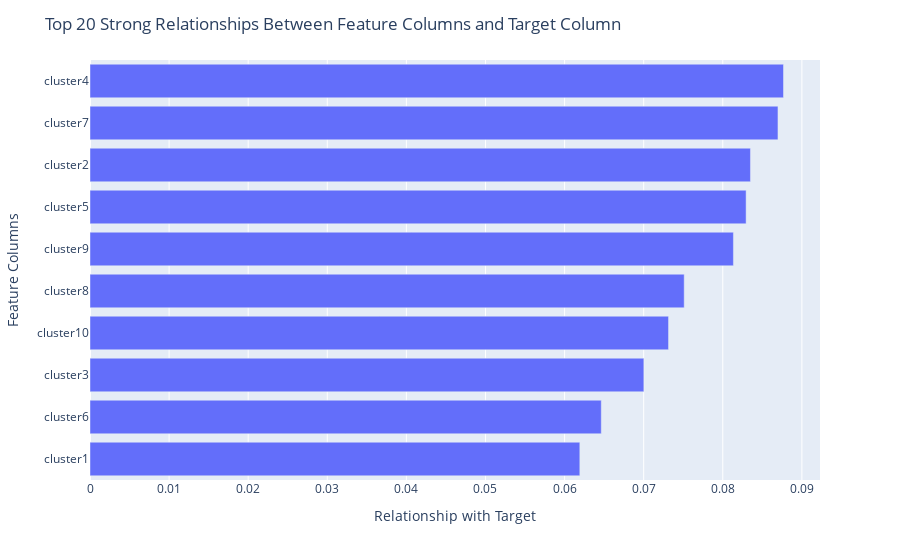

The notebook cell saved with this chart:
### Code cell
import plotly.figure_factory as ff
import plotly.express as px

top = 20
fig = px.bar(mi_scores, x=mi_scores.values[:top], y=mi_scores.index[:top])
fig.update_layout(
    title=f"Top {top} Strong Relationships Between Feature Columns and Target Column",
    xaxis_title="Relationship with Target",
    yaxis_title="Feature Columns",
    yaxis={'categoryorder':'total ascending'},
    colorway=["blue"]
)
fig.show()

### Figure 1 — Plotly figure (JSON) as saved in the notebook; plotly's stock layout.template omitted (floating-point values rounded to 4 significant figures)
{"data": [{"alignmentgroup": "True", "hovertemplate": "x=%{x}<br>y=%{y}<extra></extra>", "legendgroup": "", "marker": {"color": "#636efa", "pattern": {"shape": ""}}, "name": "", "offsetgroup": "", "orientation": "h", "showlegend": false, "textposition": "auto", "type": "bar", "x": [0.08768, 0.08698, 0.0835, 0.08295, 0.08134, 0.07512, 0.07314, 0.07002, 0.06464, 0.06193], "xaxis": "x", "y": ["cluster4", "cluster7", "cluster2", "cluster5", "cluster9", "cluster8", "cluster10", "cluster3", "cluster6", "cluster1"], "yaxis": "y"}], "layout": {"barmode": "relative", "colorway": ["blue"], "legend": {"tracegroupgap": 0}, "margin": {"t": 60}, "title": {"text": "Top 20 Strong Relationships Between Feature Columns and Target Column"}, "xaxis": {"anchor": "y", "domain": [0, 1], "title": {"text": "Relationship with Target"}}, "yaxis": {"anchor": "x", "categoryorder": "total ascending", "domain": [0, 1], "title": {"text": "Feature Columns"}}}}
